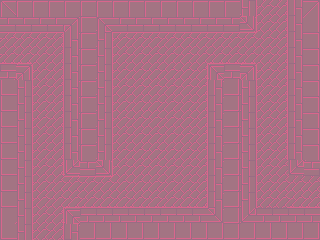

A level layout from a 2D game, rendered from its tile map. Below: a short description, then the map file with its tile-grid data intact:
An orthogonal 20x15 tile map with 16x16 px tiles, 1 tile layer (background), 3 tilesets and 6 objects.

<map version="1.0" orientation="orthogonal" renderorder="right-down" width="20" height="15" tilewidth="16" tileheight="16" nextobjectid="49">
 <tileset firstgid="1" name="tileset_1" tilewidth="16" tileheight="16" tilecount="49" columns="7">
  <image source="tileset_5.png" width="112" height="112" />
 </tileset>
 <tileset firstgid="50" name="player" tilewidth="32" tileheight="32" tilecount="1" columns="1">
  <image source="../../img/player_stand.png" width="32" height="36" />
 </tileset>
 <tileset firstgid="51" name="scarab" tilewidth="64" tileheight="32" tilecount="1" columns="1">
  <image source="../../img/scarab.png" width="64" height="32" />
 </tileset>
 <layer name="background" width="20" height="15">
  <data encoding="csv">
1,4,4,4,4,4,3,3,3,3,3,3,3,3,3,23,24,26,27,7,
11,11,11,11,13,4,9,10,10,10,10,10,10,10,10,41,24,26,27,14,
18,18,18,19,27,4,23,17,18,18,18,18,18,18,18,18,25,26,20,21,
32,32,25,26,27,4,23,24,25,25,25,25,25,32,32,32,25,26,20,21,
39,13,24,26,27,4,23,24,25,25,25,25,26,9,39,13,24,26,20,21,
15,23,24,26,27,4,23,24,25,25,25,25,26,27,46,23,24,26,20,21,
29,23,24,26,27,4,23,24,25,25,25,25,26,27,46,23,24,26,20,21,
29,23,24,26,27,4,23,24,25,25,25,25,26,27,46,23,24,26,20,21,
29,23,24,26,27,4,23,24,25,25,25,25,26,27,46,23,24,26,20,21,
29,23,24,26,27,4,23,24,25,25,25,25,26,27,46,23,24,26,20,21,
29,23,24,26,37,11,41,24,25,25,25,25,26,27,46,23,24,25,37,11,
29,23,24,25,18,18,18,25,25,25,25,25,26,27,46,23,24,25,25,25,
29,23,24,25,32,32,32,32,32,32,32,32,33,27,46,23,24,25,32,32,
36,23,24,26,9,39,40,40,40,40,40,40,40,41,46,37,39,39,39,39,
22,23,24,26,27,46,47,47,47,47,47,47,47,47,46,46,46,46,46,46
</data>
 </layer>
 <objectgroup name="enemies" />
 <objectgroup name="solids">
  <object id="33" x="0" y="0" width="256" height="32" />
  <object id="34" x="64" y="32" width="48" height="144" />
  <object id="35" x="0" y="64" width="32" height="176" />
  <object id="36" x="64" y="208" width="256" height="32" />
  <object id="37" x="208" y="64" width="48" height="144" />
  <object id="38" x="288" y="0" width="32" height="176" />
 </objectgroup>
 <objectgroup name="player" />
</map>
